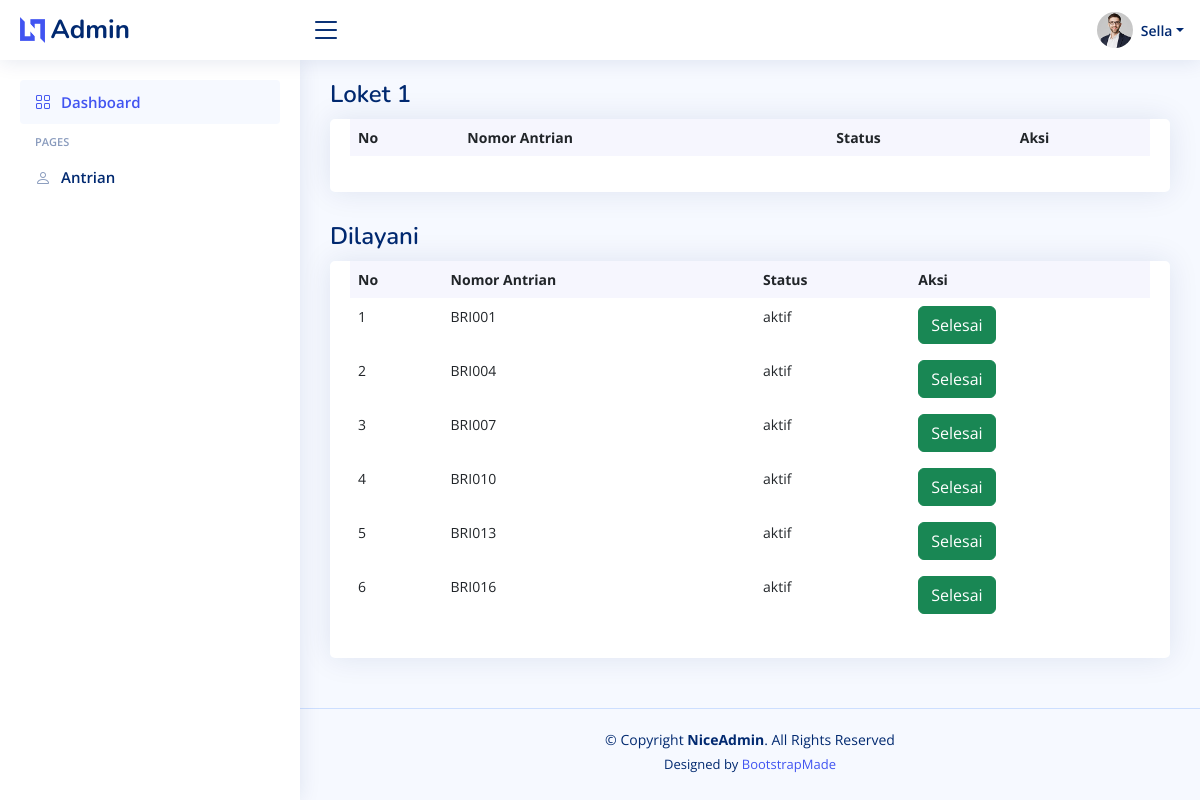
Screenshot of /staff/antrian.php (signed in) with the database file from the repository.
### tables this page shows
CREATE TABLE `loket` (
  `id` int(11) NOT NULL,
  `nama` varchar(255) NOT NULL
);

CREATE TABLE `antrian` (
  `id` int(11) NOT NULL,
  `nomor_antrian` varchar(255) NOT NULL,
  `loket_id` int(11) DEFAULT NULL,
  `waktu_dibuat` timestamp NULL DEFAULT current_timestamp() ON UPDATE current_timestamp(),
  `status` enum('aktif','selesai','menunggu') DEFAULT NULL
);

### staff/antrian.php (the view, shortened to what this page needs)
<?php
include '../koneksi.php';
$id_loket = $_SESSION['id_loket'];
$tampil = mysqli_query($koneksi, "SELECT * FROM loket WHERE id = '$id_loket'");
$data = mysqli_fetch_array($tampil);
?>
<!DOCTYPE html>
<html lang="en">
<head>
  <link href="../assets/vendor/bootstrap/css/bootstrap.min.css" rel="stylesheet">
  <link href="../assets/vendor/bootstrap-icons/bootstrap-icons.css" rel="stylesheet">
  <link href="../assets/vendor/boxicons/css/boxicons.min.css" rel="stylesheet">
  <link href="../assets/vendor/quill/quill.snow.css" rel="stylesheet">
  <link href="../assets/vendor/quill/quill.bubble.css" rel="stylesheet">
  <link href="../assets/vendor/remixicon/remixicon.css" rel="stylesheet">
  <link href="../assets/vendor/simple-datatables/style.css" rel="stylesheet">
  <link href="../assets/css/style.css" rel="stylesheet">
</head>
<body>
  <header id="header" class="header fixed-top d-flex align-items-center">
    <div class="d-flex align-items-center justify-content-between">
      <a href="index.html" class="logo d-flex align-items-center">
        <img src="assets/img/logo.png" alt="">
        <span class="d-none d-lg-block">Admin</span>
      </a>
      <i class="bi bi-list toggle-sidebar-btn"></i>
    </div>
    <nav class="header-nav ms-auto">
      <ul class="d-flex align-items-center">
        <li class="nav-item dropdown pe-3">
          <a class="nav-link nav-profile d-flex align-items-center pe-0" href="#" data-bs-toggle="dropdown">
            <img src="../assets/img/profile-img.jpg" alt="Profile" class="rounded-circle">
            <span class="d-none d-md-block dropdown-toggle ps-2"><?= $_SESSION['nama_staff'] ?></span>
          </a>
        </li>
      </ul>
    </nav>
  </header>
  <aside id="sidebar" class="sidebar">
    <ul class="sidebar-nav" id="sidebar-nav">
      <li class="nav-item">
        <a class="nav-link " href="index.php">
          <i class="bi bi-grid"></i>
          <span>Dashboard</span>
        </a>
      </li>
      <li class="nav-heading">Pages</li>
      <li class="nav-item">
        <a class="nav-link collapsed" href="antrian.php">
          <i class="bi bi-person"></i>
          <span>Antrian</span>
        </a>
      </li>
    </ul>
  </aside>
  <main id="main" class="main">
    <div class="pagetitle">
      <h1><?= $data['nama'] ?></h1>
    </div>
    <section class="section dashboard">
      <div class="row">
            <div class="col-12">
              <div class="card recent-sales overflow-auto">
                <div class="card-body">
                <table class="table table-borderless datatable">
                    <thead>
                        <tr>
                            <th scope="col">No</th>
                            <th scope="col">Nomor Antrian</th>
                            <th scope="col">Status</th>
                            <th scope="col">Aksi</th>
                        </tr>
                    </thead>
                </table>
                </div>
              </div>
            </div>
          </div>
    </section>
    <div class="pagetitle">
      <h1>Dilayani</h1>
    </div>
    <section class="section dashboard">
      <div class="row">
            <div class="col-12">
              <div class="card recent-sales overflow-auto">
                <div class="card-body">
                  <table class="table table-borderless datatable">
                    <thead>
                      <tr>
                        <th scope="col">No</th>
                        <th scope="col">Nomor Antrian</th>
                        <th scope="col">Status</th>
                        <th scope="col">Aksi</th>
                      </tr>
                    </thead>
                    <tbody>
                    <?php
                        $no = 1;
                        $tampil = mysqli_query($koneksi, "SELECT
                                                            a.nomor_antrian,
                                                            a.status,
                                                            l.nama as nama_loket
                                                        FROM
                                                            antrian a
                                                        JOIN
                                                        loket l ON a.loket_id = l.id
                                                        WHERE
                                                            a.status = 'aktif'
                                                            AND a.loket_id = '$id_loket'
                                                        ORDER BY a.id ASC
                                                      ");
                        while($data = mysqli_fetch_array($tampil)):
                    ?>
                      <tr>
                        <td><?= $no++ ?></td>
                        <td><?= $data['nomor_antrian'] ?></td>
                        <td><?= $data['status'] ?></td>
                        <td>
                          <a href="proses_selesai.php?nomor_antrian=<?= $data['nomor_antrian'] ?>" onclick="return confirm('Apakah Anda Yakin Sudah Selesai?')" class="btn btn-success">Selesai</a>
                        </td>
                      </tr>
                      <?php
                        endwhile;
                      ?>
                    </tbody>
                  </table>
                </div>
              </div>
            </div>
          </div>
    </section>
  </main>
  <footer id="footer" class="footer">
    <div class="copyright">
      &copy; Copyright <strong><span>NiceAdmin</span></strong>. All Rights Reserved
    </div>
    <div class="credits">
      Designed by <a href="https://bootstrapmade.com/">BootstrapMade</a>
    </div>
  </footer>
</body>
</html>

### assets/css/style.css (style rules this page uses)
:root { scroll-behavior: smooth; }
body { font-family: "Open Sans", sans-serif; background: #f6f9ff; color: #444444; }
a { color: #4154f1; text-decoration: none; }
h1, h2, h3, h4, h5, h6 { font-family: "Nunito", sans-serif; }
#main { margin-top: 60px; padding: 20px 30px; transition: all 0.3s; }
.pagetitle { margin-bottom: 10px; }
.pagetitle h1 { font-size: 24px; margin-bottom: 0; font-weight: 600; color: #012970; }
.card { margin-bottom: 30px; border: none; border-radius: 5px; box-shadow: 0px 0 30px rgba(1, 41, 112, 0.1); }
.card-body { padding: 0 20px 20px 20px; }
.logo { line-height: 1; }
@media (min-width: 1200px) { .logo { width: 280px; } }
.logo img { max-height: 26px; margin-right: 6px; }
.logo span { font-size: 26px; font-weight: 700; color: #012970; font-family: "Nunito", sans-serif; }
.header { transition: all 0.5s; z-index: 997; height: 60px; box-shadow: 0px 2px 20px rgba(1, 41, 112, 0.1); background-color: #fff; padding-left: 20px; }
.header .toggle-sidebar-btn { font-size: 32px; padding-left: 10px; cursor: pointer; color: #012970; }
.header-nav ul { list-style: none; }
.header-nav>ul { margin: 0; padding: 0; }
.header-nav .nav-profile { color: #012970; }
.header-nav .nav-profile img { max-height: 36px; }
.header-nav .nav-profile span { font-size: 14px; font-weight: 600; }
.sidebar { position: fixed; top: 60px; left: 0; bottom: 0; width: 300px; z-index: 996; transition: all 0.3s; padding: 20px; overflow-y: auto; scrollbar-width: thin; scrollbar-color: #aab7cf transparent; box-shadow: 0px 0px 20px rgba(1, 41, 112, 0.1); background-color: #fff; }
@media (min-width: 1200px) { #main, #footer { margin-left: 300px; } }
.sidebar-nav { padding: 0; margin: 0; list-style: none; }
.sidebar-nav li { padding: 0; margin: 0; list-style: none; }
.sidebar-nav .nav-item { margin-bottom: 5px; }
.sidebar-nav .nav-heading { font-size: 11px; text-transform: uppercase; color: #899bbd; font-weight: 600; margin: 10px 0 5px 15px; }
.sidebar-nav .nav-link { display: flex; align-items: center; font-size: 15px; font-weight: 600; color: #4154f1; transition: 0.3; background: #f6f9ff; padding: 10px 15px; border-radius: 4px; }
.sidebar-nav .nav-link i { font-size: 16px; margin-right: 10px; color: #4154f1; }
.sidebar-nav .nav-link.collapsed { color: #012970; background: #fff; }
.sidebar-nav .nav-link.collapsed i { color: #899bbd; }
.dashboard .recent-sales { font-size: 14px; }
.dashboard .recent-sales .table thead { background: #f6f6fe; }
.dashboard .recent-sales .table thead th { border: 0; }
.footer { padding: 20px 0; font-size: 14px; transition: all 0.3s; border-top: 1px solid #cddfff; }
.footer .copyright { text-align: center; color: #012970; }
.footer .credits { padding-top: 5px; text-align: center; font-size: 13px; color: #012970; }

### rows the page displays
loket: nama "Loket 1"
antrian: nomor_antrian "BRI001", status "aktif"
antrian: nomor_antrian "BRI004", status "aktif"
antrian: nomor_antrian "BRI007", status "aktif"
antrian: nomor_antrian "BRI010", status "aktif"
antrian: nomor_antrian "BRI013", status "aktif"
antrian: nomor_antrian "BRI016", status "aktif"

### other values shown
$_SESSION['nama_staff'] "Sella"
